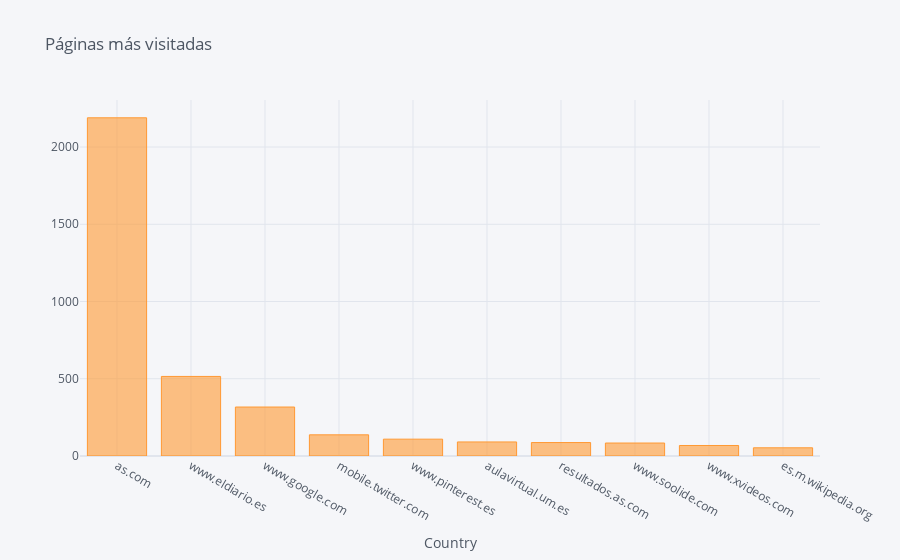

Notebook cell for this chart:
### Code cell
#Top10URL_df.plot('index', 'url', type)
#plt.hist(Top10URL_df, x= 'index', y= 'url')
Top10URL.iplot(kind='bar', xTitle='Country', title='Páginas más visitadas')

### Figure 1 — Plotly figure (JSON) as saved in the notebook; plotly's stock layout.template omitted (floating-point values rounded to 4 significant figures)
{"data": [{"marker": {"color": "rgba(255, 153, 51, 0.6)", "line": {"color": "rgba(255, 153, 51, 1.0)", "width": 1}}, "name": "url", "orientation": "v", "text": "", "type": "bar", "x": ["as.com", "www.eldiario.es", "www.google.com", "mobile.twitter.com", "www.pinterest.es", "aulavirtual.um.es", "resultados.as.com", "www.soolide.com", "www.xvideos.com", "es.m.wikipedia.org"], "y": [2189, 515, 317, 137, 109, 91, 87, 84, 68, 53]}], "layout": {"legend": {"bgcolor": "#F5F6F9", "font": {"color": "#4D5663"}}, "paper_bgcolor": "#F5F6F9", "plot_bgcolor": "#F5F6F9", "title": {"font": {"color": "#4D5663"}, "text": "Páginas más visitadas"}, "xaxis": {"gridcolor": "#E1E5ED", "showgrid": true, "tickfont": {"color": "#4D5663"}, "title": {"font": {"color": "#4D5663"}, "text": "Country"}, "zerolinecolor": "#E1E5ED"}, "yaxis": {"gridcolor": "#E1E5ED", "showgrid": true, "tickfont": {"color": "#4D5663"}, "title": {"font": {"color": "#4D5663"}, "text": ""}, "zerolinecolor": "#E1E5ED"}}}
